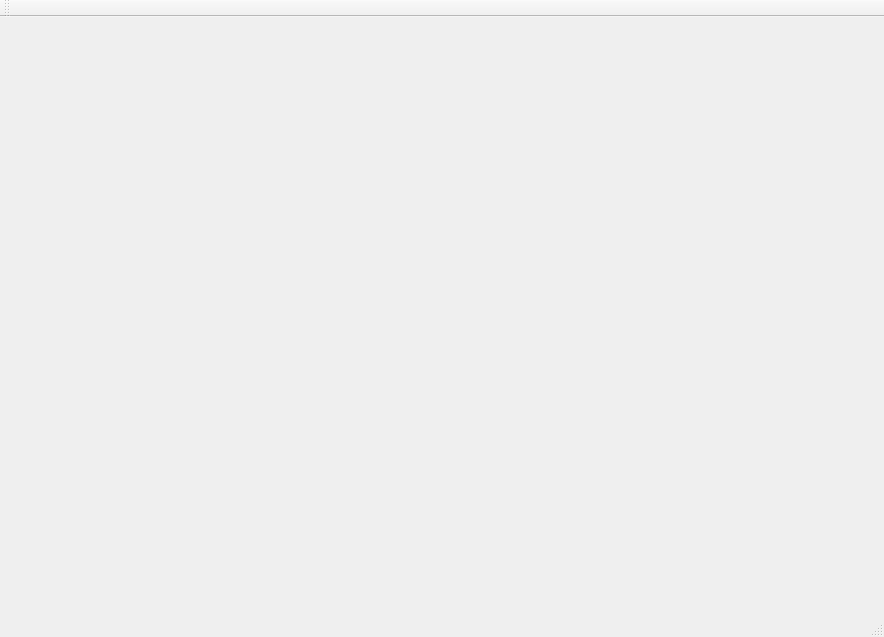
<?xml version="1.0" encoding="UTF-8"?>
<ui version="4.0">
 <class>MainWindow</class>
 <widget class="QMainWindow" name="MainWindow">
  <property name="geometry">
   <rect>
    <x>0</x>
    <y>0</y>
    <width>884</width>
    <height>637</height>
   </rect>
  </property>
  <property name="windowTitle">
   <string>MainWindow</string>
  </property>
  <widget class="QWidget" name="centralWidget"/>
  <widget class="QMenuBar" name="menuBar">
   <property name="geometry">
    <rect>
     <x>0</x>
     <y>0</y>
     <width>884</width>
     <height>23</height>
    </rect>
   </property>
  </widget>
  <widget class="QToolBar" name="mainToolBar">
   <attribute name="toolBarArea">
    <enum>TopToolBarArea</enum>
   </attribute>
   <attribute name="toolBarBreak">
    <bool>false</bool>
   </attribute>
  </widget>
  <widget class="QStatusBar" name="statusBar"/>
 </widget>
 <layoutdefault spacing="6" margin="11"/>
 <resources/>
 <connections/>
</ui>
